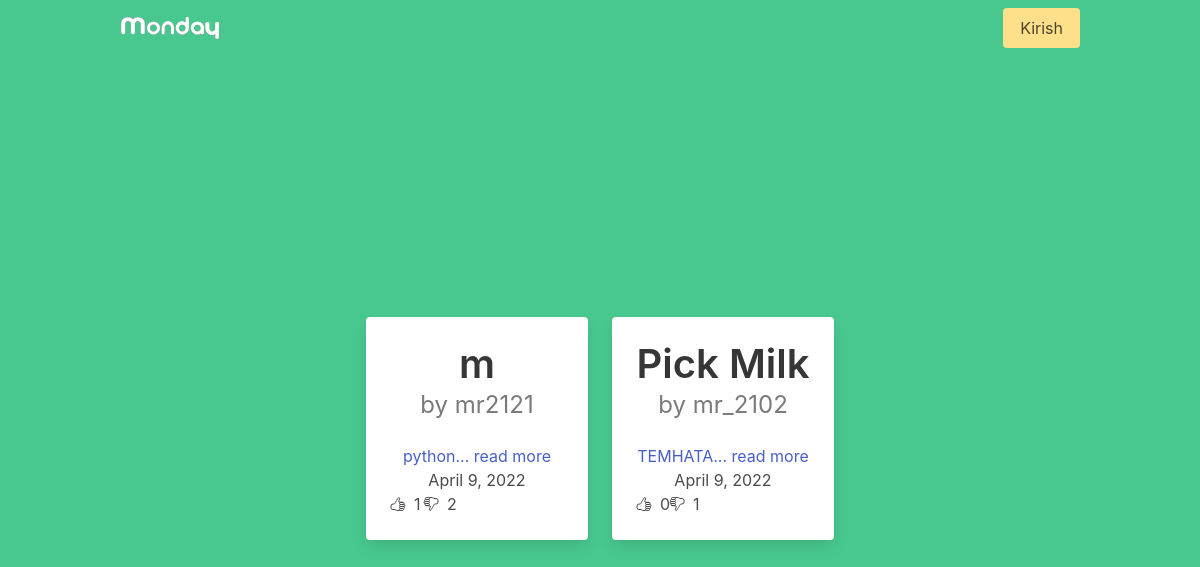
The page / on the database its author committed.
### post/models.py (models this page shows, shortened)
class Article(models.Model):
    title = models.CharField(max_length=255)
    text = models.TextField()
    slug = models.SlugField(unique=True)
    date = models.DateField(auto_now=True)
    thumb = models.ImageField(blank=True)
    author = models.ForeignKey(User, default=None, on_delete=models.CASCADE)
    likes = models.ManyToManyField(User, related_name='article_likes')
    dislikes = models.ManyToManyField(User, related_name='article_dislikes')
    def snippet(self):
        return self.text[:20] + '... read more'
    def total_likes(self):
        return self.likes.count()
    def total_dislikes(self):
        return self.dislikes.count()

### post/views.py (the view)
# urls.py: path('', article_func, name='article_func'),
def article_func(request):
    search = request.GET.get('search')
    articles = Article.objects.all().order_by('date')
    articles = articles.filter(Q(title__icontains=search) | Q(text__icontains=search))\
        if search else articles
    return render(request, 'articles_list.html', {'articles': articles})

### templates/articles_list.html
{% extends 'base.html' %}
{% load static %}
{% block content %}
<div class="container">
    <div class="columns is-centered">
        {% for article in articles %}
        <div class="column is-3">
            <div class="card has-text-centered">
                <div class="card-content">
                    <div class="media">
                        <div class="media-content">
                            <p class="title has-text-dark is-2">
                                {{ article.title }}
                            </p>
                                {% if user == article.author %}
                                <p class="subtitle is-4 has-text-grey">by you</p>
                                {% else %}
                                <p class="subtitle is-4 has-text-grey">by {{ article.author }}</p>
                                {% endif %}
                        </div>
                    </div>
                    <div class="content ">
                        <a href="{% url 'article_detail' article.slug %}">
                            {{ article.snippet }}
                        </a>
                        <br>
                        <div>{{ article.date }}</div>
                        <div class="columns">
                            <div class="column is-2">
                                <div class="columns is-gapless">
                                    <div class="column">
                                        <ion-icon name="thumbs-up-outline" class="mt-1"></ion-icon>
                                    </div>
                                    <div class="column">
                                        <span class="ml-2">{{ article.total_likes }}</span>
                                    </div>
                                </div>
                            </div>
                            <div class="column is-2">
                                <div class="columns is-gapless">
                                    <div class="column">
                                        <ion-icon name="thumbs-down-outline" class="mt-1"></ion-icon>
                                    </div>
                                    <div class="column">
                                        <span class="ml-2">{{ article.total_dislikes }}</span>
                                    </div>
                                </div>
                            </div>
                        </div>
                    </div>
                </div>
            </div>
        </div>
        {% endfor %}
    </div>
</div>
{% endblock %}

### rows shown on the page
Article: title "m", author "mr2121", snippet "python... read more", date "April 9, 2022", total_likes "1", total_dislikes "2"
Article: title "Pick Milk", author "mr_2102", snippet "ТЕМНАТА... read more", date "April 9, 2022", total_likes "0", total_dislikes "1"
